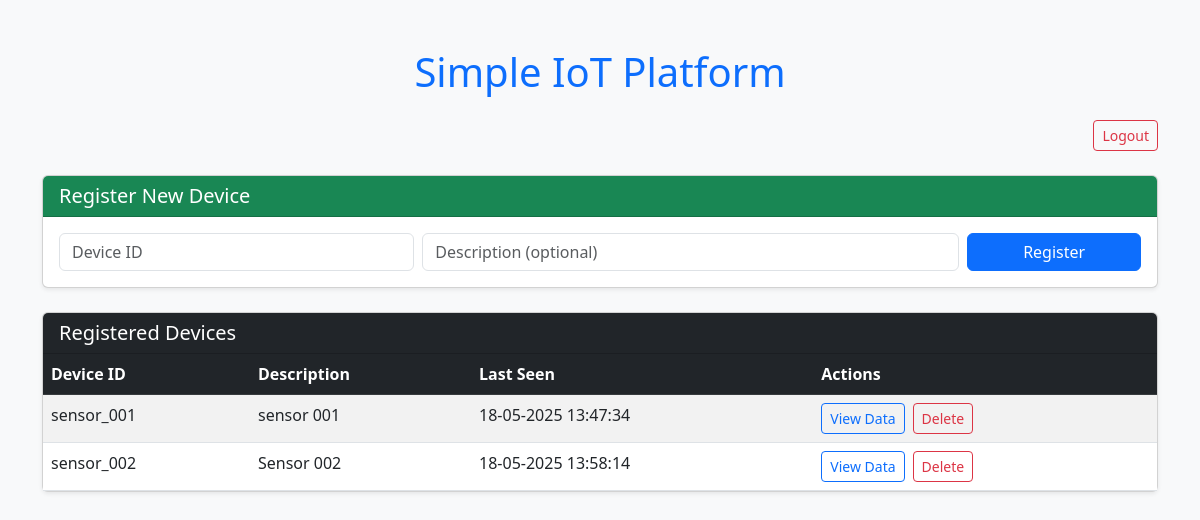
Screenshot of / (signed in) with the database file from the repository.
### main.py (models this page shows)
class Device(db.Model):
    device_id = db.Column(db.String(50), unique=True, nullable=False, primary_key=True)
    description = db.Column(db.String(200), nullable=True)
    sensordatas = db.relationship('SensorData', back_populates="device")

class SensorData(db.Model):
    id = db.Column(db.Integer, primary_key=True)
    device_id = db.Column(db.ForeignKey('device.device_id'), nullable=False)
    data = db.Column(db.Text, nullable=False)
    timestamp = db.Column(db.DateTime, nullable=False, default=datetime.utcnow)
    device = db.relationship('Device', back_populates="sensordatas")

### main.py (the view)
@app.route('/')
@login_required
def test():
    devices = Device.query.order_by(Device.device_id).all()
    return render_template('index.html', devices=devices, parse_time=parse_time)

### main.py (called while the page is built)
@login_manager.user_loader
def load_user(user_id):
    return User.query.get(int(user_id))

def parse_time(time):
    return time.strftime('%d-%m-%Y %H:%M:%S')

### templates/index.html (shortened to what this page needs)
<!DOCTYPE html>
<html lang="en">
<head>
    <link href="https://cdn.jsdelivr.net/npm/bootstrap@5.3.0/dist/css/bootstrap.min.css" rel="stylesheet">
</head>
<body class="bg-light">
    <div class="container py-5">
        <h1 class="mb-4 text-center text-primary">Simple IoT Platform</h1>
        <div class="text-end mb-4">
            <a href="{{ url_for('logout') }}" class="btn btn-sm btn-outline-danger">Logout</a>
        </div>
        <div class="card mb-4 shadow-sm">
            <div class="card-header bg-success text-white">
                <h5 class="mb-0">Register New Device</h5>
            </div>
            <div class="card-body">
                <form method="POST" action="{{ url_for('register_device_ui') }}">
                    <div class="row g-2 align-items-center">
                        <div class="col-md-4">
                            <input type="text" class="form-control" name="device_id" placeholder="Device ID" required>
                        </div>
                        <div class="col-md-6">
                            <input type="text" class="form-control" name="description" placeholder="Description (optional)">
                        </div>
                        <div class="col-md-2">
                            <button type="submit" class="btn btn-primary w-100">Register</button>
                        </div>
                    </div>
                </form>
            </div>
        </div>
        <div class="card shadow-sm">
            <div class="card-header bg-dark text-white">
                <h5 class="mb-0">Registered Devices</h5>
            </div>
            <div class="card-body p-0">
                <table class="table table-striped table-hover mb-0">
                    <thead class="table-dark">
                        <tr>
                            <th scope="col">Device ID</th>
                            <th scope="col">Description</th>
                            <th scope="col">Last Seen</th>
                            <th scope="col">Actions</th>
                        </tr>
                    </thead>
                    <tbody>
                    {% for device in devices %}
                        <tr>
                            <td>{{ device.device_id }}</td>
                            <td>{{ device.description or 'N/A' }}</td>
                            <td>
                                {% if device.sensordatas %}
                                    {{ parse_time(device.sensordatas[0].timestamp) }}
                                {% else %}
                                    No data
                                {% endif %}
                            </td>
                            <td>
                                <div class="d-flex gap-2">
                                    {% if device.sensordatas %}
                                        <a href="{{ url_for('device', device_id=device.device_id) }}" class="btn btn-sm btn-outline-primary">View Data</a>
                                    {% else %}
                                        <button class="btn btn-sm btn-secondary" disabled>No Data</button>
                                    {% endif %}
                                    <form method="POST" action="{{ url_for('delete_device', device_id=device.device_id) }}" onsubmit="return confirm('Are you sure you want to delete this device?');">
                                        <button type="submit" class="btn btn-sm btn-outline-danger">Delete</button>
                                    </form>
                                </div>
                            </td>
                        </tr>
                    {% endfor %}
                    </tbody>
                </table>
            </div>
        </div>
    </div>
</body>
</html>

### rows the page displays
Device: device_id "sensor_001", description "sensor 001"
SensorData: timestamp "18-05-2025 13:47:34"
Device: device_id "sensor_002", description "Sensor 002"
SensorData: timestamp "18-05-2025 13:58:14"
